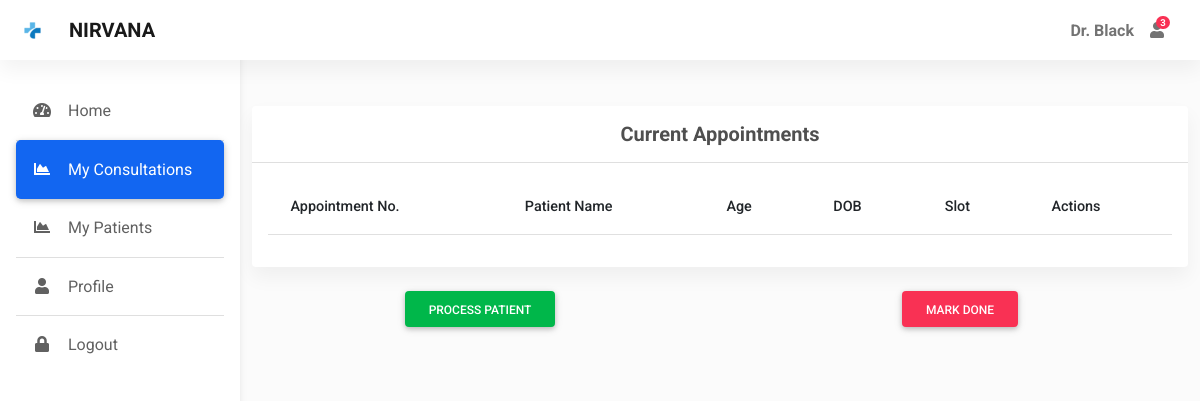
Before: /myappointments/2 (signed in) with the older database file.
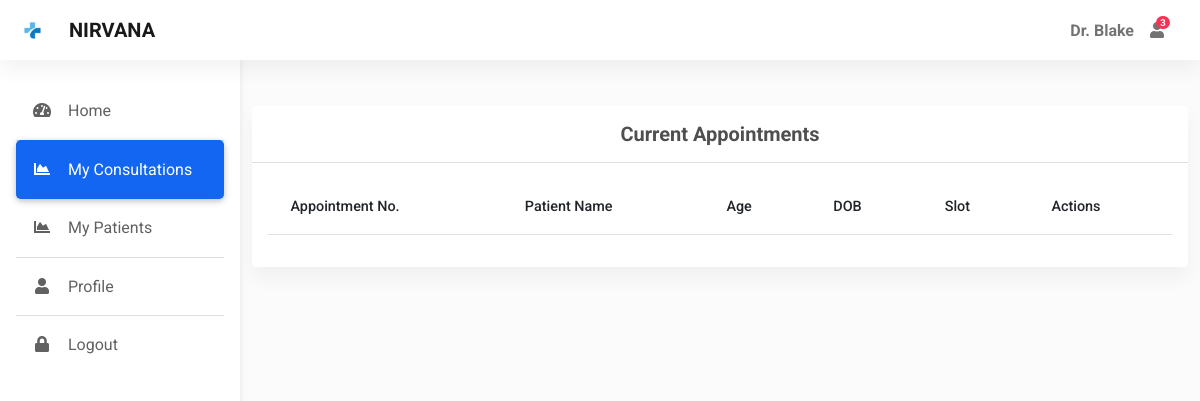
After: the same page with the newer database file.
### app.py (models this page shows)
class User(db.Model, UserMixin):
    id = db.Column(db.Integer, primary_key=True)
    username = db.Column(db.String(50), nullable=False, unique=True)
    password = db.Column(db.String(50), nullable=False)
    name = db.Column(db.String(50), nullable=False)
    address = db.Column(db.String(80))
    city = db.Column(db.String(30))
    dob = db.Column(db.Date, nullable=False)
    gender = db.Column(db.String(10), nullable=False)
    is_doctor = db.Column(db.Boolean, default=False, nullable=False)
    mobile = db.Column(db.Integer)

### app.py (the view)
@app.route("/myappointments/<int:id>", methods=['GET','POST'])
@app.route("/myappointments/")
@login_required
def myappointments(id=None):
    check_user = User.query.filter_by(id = current_user.id).first()
    if check_user.is_doctor:
        appointments = db.session.query(Appointment, User).join(User).filter(Appointment.date == date.today()).filter(Appointment.status == False).order_by(db.case({
            'morning': 1,
            'afternoon': 2,
            'evening': 3
        }, value=Appointment.slot)).all()
    else:
        appointments = Appointment.query.filter_by(user_id = current_user.id).all()
    appointment = None
    if id is not None:
        appointment = db.session.query(Appointment, User).join(User).filter(Appointment.id == id).all()
    return render_template("myappointments.html", appointments=appointments, appointment=appointment, id=id)

### app.py (called while the page is built)
@login_manager.user_loader
def load_user(user_id):
    return User.query.get(int(user_id))

def calculate_age(born):
    age = today.year - born.year - ((today.month, today.day) < (born.month, born.day))
    if age <= 0:
        return 1
    else:
        return age

@app.context_processor
def inject_datetime():
    return dict(datetime=datetime)

### templates/myappointments.html (shortened to what this page needs)
{% extends "dashboard.html" %}
{% block main %}
<div class="container pt-5">
  <section class="mb-4">
    <div class="card">
      <div class="card-header text-center py-3">
        <h5 class="mb-0 text-center">
          <strong>Current Appointments</strong>
        </h5>
      </div>
      {% if current_user.is_doctor %}
      <div class="card-body">
        <div class="table-responsive">
          <table class="table table-hover text-nowrap">
            <thead>
              <tr>
                <th scope="col">Appointment No.</th>
                <th scope="col">Patient Name</th>
                <th scope="col">Age</th>
                <th scope="col">DOB</th>
                <th scope="col">Slot</th>
                <th scope="col">Actions</th>
              </tr>
            </thead>
          </table>
        </div>
      </div>
      {% endif %}
    </div>
  </section>
  {% if appointment %}
  <div class="row align-items-center text-center">
    <div class="col">
      <button type="button" class="btn btn-success" data-mdb-toggle="modal" data-mdb-target="#exampleModal">
        Process Patient
      </button>
    </div>
    <div class="col">
      <a href="/markDone/{{ id }}" type="button" class="btn btn-danger">
        Mark Done
      </a>
    </div>
  </div>
  {% endif %}
</div>
{% endblock %}

### templates/dashboard.html (shortened to what this page needs)
<!DOCTYPE html>
<html lang="en">
<head>
  <link rel="stylesheet" href="https://use.fontawesome.com/releases/v5.11.2/css/all.css" />
  <link rel="stylesheet" href="{{ url_for('static', filename='css/mdb.min.css') }}" />
  <link rel="stylesheet"  href="{{ url_for('static', filename='css/admin.css') }}"/>
</head>
<body>
  <header>
    <nav id="sidebarMenu" class="collapse d-lg-block sidebar collapse bg-white">
      <div class="position-sticky">
        <div class="list-group list-group-flush mx-3 mt-4">
          <a href="{{ url_for('home') }}" class="list-group-item list-group-item-action py-3 ripple {% if request.endpoint == 'home' %}active{% endif %}" aria-current="true">
            <i class="fas fa-tachometer-alt fa-fw me-3"></i><span>Home</span>
          </a>
          {% if current_user.is_doctor %}
          <a href="{{ url_for('myappointments') }}" class="list-group-item list-group-item-action py-3 ripple {% if request.endpoint == 'myappointments' %}active{% endif %}">
            <i class="fas fa-chart-area fa-fw me-3"></i><span>My Consultations</span>
          </a>
          <a href="{{ url_for('mypatients') }}" class="list-group-item list-group-item-action py-3 ripple {% if request.endpoint == 'mypatients' or request.endpoint == 'viewpatient' %}active{% endif %}">
            <i class="fas fa-chart-area fa-fw me-3"></i><span>My Patients</span>
          </a>
          {% endif %}
          <a href="{{ url_for('profile') }}" class="list-group-item list-group-item-action py-3 ripple {% if request.endpoint == 'profile' %}active{% endif %}"><i
              class="fas fa-user fa-fw me-3"></i><span>Profile</span></a>
          <a href="{{ url_for('logout') }}" class="list-group-item list-group-item-action py-3 ripple">
            <i class="fas fa-lock fa-fw me-3"></i><span>Logout</span>
          </a>
        </div>
      </div>
    </nav>
    <nav id="main-navbar" class="navbar navbar-expand-lg navbar-light bg-white fixed-top">
      <div class="container-fluid">
        <a class="navbar-brand d-flex align-items-center fw-bold" href="/"><img class="d-inline-block me-3"  src="{{ url_for('static', filename='img/icons/logo.png') }}" alt="" />NIRVANA</a>
        <ul class="navbar-nav ms-auto d-flex flex-row">
            <li>
                <a class="nav-link me-3 me-lg-0 d-flex align-items-center fw-bold" href="#">{{ current_user.name }}</a>
            </li>
          <li class="nav-item dropdown">
            <a class="nav-link me-3 me-lg-0 dropdown-toggle hidden-arrow" href="#" id="navbarDropdownMenuLink"
              role="button" data-mdb-toggle="dropdown" aria-expanded="false">
              <i class="fas fa-user"></i>
              <span class="badge rounded-pill badge-notification bg-danger">3</span>
            </a>
          </li>
          <li class="nav-item dropdown">
            <a class="nav-link dropdown-toggle hidden-arrow d-flex align-items-center" href="#"
              id="navbarDropdownMenuLink" role="button" data-mdb-toggle="dropdown" aria-expanded="false">
            </a>
          </li>
        </ul>
      </div>
    </nav>
  </header>
  <main style="margin-top: 58px">
    {% block main %}
    {% endblock %}
  </main>
</body>
</html>

Changed rows visible on the page:
changed User: name "Dr. Black" → "Dr. Blake"
Other visible differences:
text no longer shown: "PROCESS PATIENT MARK DONE"
